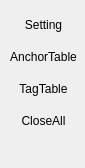
     <widget class="QWidget" name="page">
      <property name="geometry">
       <rect>
        <x>0</x>
        <y>0</y>
        <width>85</width>
        <height>168</height>
       </rect>
      </property>
      <property name="styleSheet">
       <string notr="true">TitleBar{
background-color: rgb(0, 0, 0);
}</string>
      </property>
      <attribute name="label">
       <string>  全局地图</string>
      </attribute>
      <widget class="QWidget" name="layoutWidget">
       <property name="geometry">
        <rect>
         <x>0</x>
         <y>10</y>
         <width>87</width>
         <height>128</height>
        </rect>
       </property>
       <layout class="QVBoxLayout" name="verticalLayout">
        <item>
         <widget class="QPushButton" name="pushButton">
          <property name="text">
           <string>Setting</string>
          </property>
          <property name="flat">
           <bool>true</bool>
          </property>
         </widget>
        </item>
        <item>
         <widget class="QPushButton" name="pushButton_2">
          <property name="text">
           <string>AnchorTable</string>
          </property>
          <property name="flat">
           <bool>true</bool>
          </property>
         </widget>
        </item>
        <item>
         <widget class="QPushButton" name="pushButton_3">
          <property name="text">
           <string>TagTable</string>
          </property>
          <property name="flat">
           <bool>true</bool>
          </property>
         </widget>
        </item>
        <item>
         <widget class="QPushButton" name="pushButton_5">
          <property name="text">
           <string>CloseAll</string>
          </property>
          <property name="flat">
           <bool>true</bool>
          </property>
         </widget>
        </item>
       </layout>
      </widget>
     </widget>
